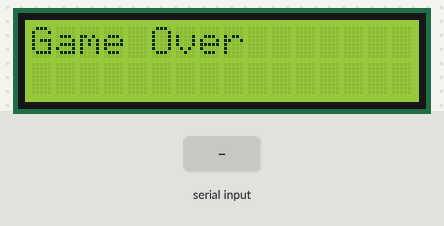
This sketch was run on a simulated Arduino Uno, built with avr-gcc and run on an emulated ATmega328P. Shown: 16×2 character LCD. Inputs (shaded band) come from the test bench. Random numbers use the default seed unless the sketch sets one; what the sketch prints to the serial monitor is not drawn.

Above: at 2.1 s.
2.2 s: "1" received over Serial
At 3.1 s:
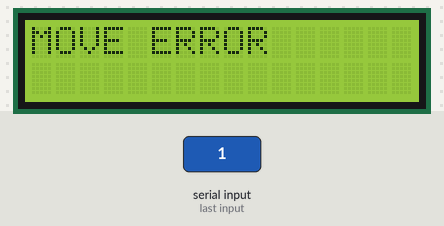
3.7 s: byte 76 (MOVE_LEFT) received over Serial
At 4.3 s:
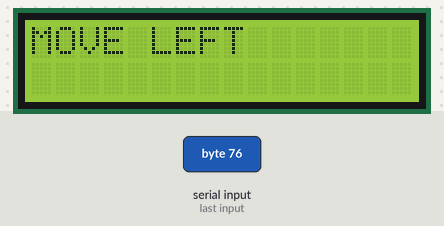
5.2 s: byte 82 (MOVE_RIGHT) received over Serial
At 6.4 s:
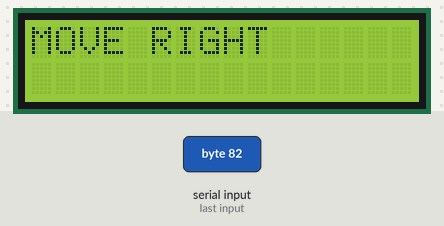
6.7 s: byte 70 (MOVE_FRONT) received over Serial
At 7.7 s:
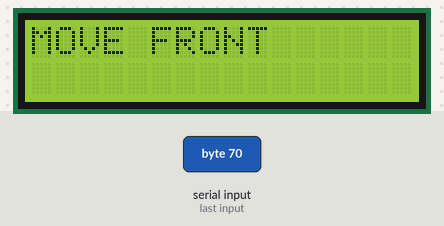
8.2 s: byte 66 (MOVE_BACK) received over Serial
At 8.9 s:
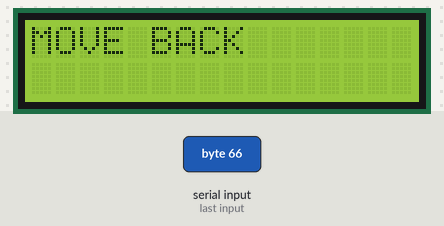
9.7 s: byte 65 (MOVE_L_ROTATE_X) received over Serial
At 10.0 s:
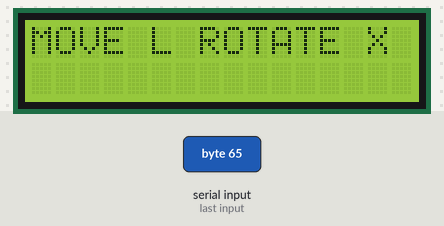
Timing chart, 0 to 12.2 s (numbered marks = the images above; inputs shaded):
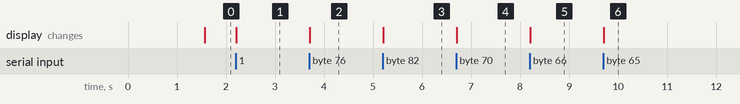

Measured:
- after the input at 2.2 s, the display: changes at once (image 1)
- after the input at 3.7 s, the display: changes at once (image 2)
- after the input at 5.2 s, the display: changes at once (image 3)
- after the input at 6.7 s, the display: changes at once (image 4)
- after the input at 8.2 s, the display: changes at once (image 5)
- after the input at 9.7 s, the display: changes at once (image 6)

The sketch:

console2.ino
```cpp
#include <LiquidCrystal.h>
#include "TimerOne.h"

// Define move buttons
#define MOVE_LEFT 'L'
#define MOVE_RIGHT 'R'
#define MOVE_FRONT 'F'
#define MOVE_BACK 'B'

// Define rotate buttons
#define MOVE_L_ROTATE_X 'A'  // Rotate axis x to left
#define MOVE_R_ROTATE_X 'C'  // Rotate axis x to right
#define MOVE_L_ROTATE_Y 'D'  // Rotate axis y to left
#define MOVE_R_ROTATE_Y 'E'  // Rotate axis y to right
#define MOVE_L_ROTATE_Z 'G' // Rotate axis z to left
#define MOVE_R_ROTATE_Z 'H' // Rotate axis z to right
#define SIZE_OBJECT 8
#define NUMBER_OBJECT 7

LiquidCrystal lcd(7, 6, 5, 4, 3, 2);

//Tipo generico de peça
typedef struct{
  int x = 0;
  int y = 0;
  int typeObject;
  int currentPosition[SIZE_OBJECT];
}Object;

char BOTTON_CODE[] = {'L','R','F','B', 'A','C','D','E','F','G'};

//Variavel aleatória para escolher o formato no reset
long randNumber;

//É usado para incializar os diferentes tipos
int objects[NUMBER_OBJECT][SIZE_OBJECT] =  {411,412,419,420,475,476,483,484, //[]
                                            347,348,355,356,419,420,483,484, //L
                                            347,348,355,356,411,412,475,476, //L-inv
                                            403,404,411,412,475,476,483,484, //Z
                                            411,412,419,420,467,468,483,484, //Z-inv
                                            403,404,411,412,419,420,475,476, //T
                                            291,292,355,356,419,420,483,484};//I

bool enable = true;
byte cube[512];
Object currentObject;

void setup(){

    Serial.begin(9600);
    lcd.begin(16, 2);
    printDisplayLine1("Iniciando..");

    clearCube();
    resetObject();

    Timer1.initialize(1500000);
    Timer1.attachInterrupt(updateGame);

    randomSeed(analogRead(0));
}

void loop() {

}

bool resetObject(){
  currentObject = randomObject();
  return setObject();
}

/*Cria um objeto ramdomicmente: 0,1,2,3 */
Object randomObject(){
  randNumber = random(7);
  Object object;
  object.typeObject = randNumber;
  for(int i = 0; i < SIZE_OBJECT; i++){
     object.currentPosition[i] = objects[randNumber][i];
  }
  return object;
}

/**(desce toda estrutura)*/
void downAll(){
  for(int i = 64; i < 512; i++){
    if(cube[i] == 1){
      cube[i-64] = 1;
      cube[i] = 0;
    }
  }
}

/*Verifica se a camada está preenchida se sim *(desce toda estrutura),
e executa novamente para a próxima camada*/
void verifyCompleteLayer(){
  for(int i = 0; i < 63; i++){
    if(cube[i] == 0){
      return false;
    }else if(i == 63){
      downAll();
      i=0;
    }
  }
}

void updateGame(){
  if(enable){
    if (!standardMotion()){
      verifyCompleteLayer();
      if(!resetObject()){
        printDisplayLine1("Game Over");
        enable = false;
      }else{
        printDisplayLine2(String(millis()/1000));
      }
    }
    sendSettings();
  }
}

bool setObject(){
  for(int i = 0; i < SIZE_OBJECT; i++){
    if(cube[currentObject.currentPosition[i]] == 0){
      cube[currentObject.currentPosition[i]] = 1;
    }else{
      return false;
    }
  }
  return true;
}

bool standardMotion(){
  int newPosition;
  for(int i = 0; i < SIZE_OBJECT; i++){
    newPosition = currentObject.currentPosition[i] - 64;
    for(int j = 0; j < SIZE_OBJECT; j++){
      if(newPosition == currentObject.currentPosition[j]){
        continue;
      }
    }
    if(!(newPosition >= 0 && cube[newPosition] == 0)){
      return false;
    }
  }
  for(int i = 0; i < SIZE_OBJECT; i++){
    newPosition = currentObject.currentPosition[i] - 64;
    cube[currentObject.currentPosition[i]] = 0;
    currentObject.currentPosition[i] = newPosition;
    cube[currentObject.currentPosition[i]] = 1;
  }
  return true;
}

void move_left(){
  if(currentObject.x > -3){
    for(int i = 0; i < SIZE_OBJECT; i++){
      int newPosition = currentObject.currentPosition[i] - 8;
      if(newPosition >= 0 && cube[newPosition] == 0){
        cube[currentObject.currentPosition[i]] = 0;
        currentObject.currentPosition[i] = newPosition;
        cube[currentObject.currentPosition[i]] = 1;
      }
    }
    currentObject.x--;
  }
}

void move_right(){
  if(currentObject.x < 3){
    for(int i = SIZE_OBJECT-1; i >= 0; i--){
      int newPosition = currentObject.currentPosition[i] + 8;
      if(newPosition >= 0 && cube[newPosition] == 0){
        cube[currentObject.currentPosition[i]] = 0;
        currentObject.currentPosition[i] = newPosition;
        cube[currentObject.currentPosition[i]] = 1;
      }
    }
    currentObject.x++;
  }
}

void move_front(){
  if(currentObject.y < 3){
    for(int i = SIZE_OBJECT-1; i >= 0; i--){
      int newPosition = currentObject.currentPosition[i] + 1;
      if(newPosition >= 0 && cube[newPosition] == 0){
        cube[currentObject.currentPosition[i]] = 0;
        currentObject.currentPosition[i] = newPosition;
        cube[currentObject.currentPosition[i]] = 1;
      }
    }
    currentObject.y++;
  }
}

void move_back(){
  if(currentObject.y > -3){
    for(int i = 0; i < SIZE_OBJECT; i++){
      int newPosition = currentObject.currentPosition[i] - 1;
      if(newPosition >= 0 && cube[newPosition] == 0){
        cube[currentObject.currentPosition[i]] = 0;
        currentObject.currentPosition[i] = newPosition;
        cube[currentObject.currentPosition[i]] = 1;
      }
    }
    currentObject.y--;
  }

}

void move_l_rotate_x(){

}

void move_r_rotate_x(){

}

void move_l_rotate_y(){

}

void move_r_rotate_y(){

}

void move_l_rotate_z(){

}

void move_r_rotate_z(){

}

void serialEvent() {
  while (Serial.available()) {
    char inChar = (char) Serial.read();

    switch(inChar){
      case MOVE_LEFT:
          printDisplayLine1("MOVE LEFT");
          move_left();
          break;
      case MOVE_RIGHT:
          printDisplayLine1("MOVE RIGHT");
          move_right();
          break;
      case MOVE_FRONT:
          printDisplayLine1("MOVE FRONT");
          move_front();
          break;
      case MOVE_BACK:
          printDisplayLine1("MOVE BACK");
          move_back();
          break;
      case MOVE_L_ROTATE_X:
          printDisplayLine1("MOVE L ROTATE X");
          move_l_rotate_x();
          break;
      case MOVE_R_ROTATE_X:
          printDisplayLine1("MOVE R ROTATE X");
          move_r_rotate_x();
          break;
      case MOVE_L_ROTATE_Y:
          printDisplayLine1("MOVE L ROTATE Y");
          move_l_rotate_y();
          break;
      case MOVE_R_ROTATE_Y:
          printDisplayLine1("MOVE R ROTATE Y");
          move_r_rotate_y();
          break;
      case MOVE_L_ROTATE_Z:
          printDisplayLine1("MOVE L ROTATE Z");
          move_l_rotate_z();
          break;
      case MOVE_R_ROTATE_Z:
          printDisplayLine1("MOVE R ROTATE Z");
          move_r_rotate_z();
          break;
      default:
          printDisplayLine1("MOVE ERROR");
          break;
    }
  }
}

void clearCube(){
  for(int i = 0; i < 512; i++){
    cube[i] = 0;
  }
}

void sendSettings(){

  byte x = 0;
  for(int i = 0; i < 512; i++){
    if(cube[i] == 1){
      bitSet(x, i%8);
    }else{
      bitClear(x, i%8);
    }

    if((i%8 == 7)){
      Serial.write(x);
    }
  }
}

void printDisplayLine1(String text){
    lcd.setCursor(0,0);
    lcd.print(text);
    for(int i = 0; i < 16-text.length(); i++){
      lcd.print(" ");
    }
}

void printDisplayLine2(String text){
    lcd.setCursor(0,1);
    lcd.print(text);
    for(int i = 0; i < 16-text.length(); i++){
      lcd.print(" ");
    }
}

void printDisplay(String text1, String text2){
    printDisplayLine1(text1);
    printDisplayLine1(text2);
}
```
